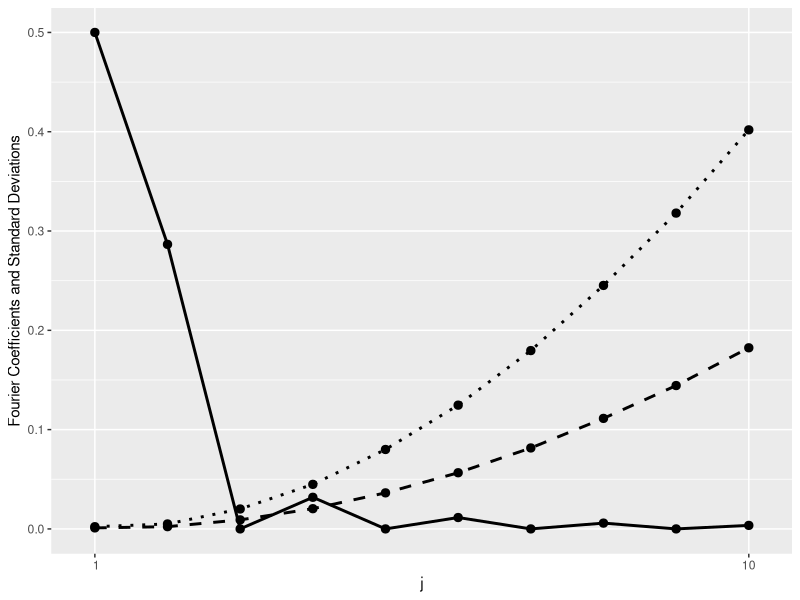

The R script that drew this image:
####################################################################
#                                                                  #
#                   The ill-posed inverse problem                  #
#                                                                  #
####################################################################

rm(list = ls())
set.seed(1)

####################################################################
############################# SETUP ################################
####################################################################

#1. Define the psy function
psi <- function(j, z) {
  psi_z <- vector(mode = "numeric", length = 0)
  if (j == 1) {
    psi_z <- matrix(1, length(z), 1)
  } else {
    for (i in (1:length(z))) {
      newval <- sqrt(2) * cos((j - 1) * pi * z[i])
      psi_z <- c(psi_z, newval)
    }
  }
  return(psi_z)
}

#2. Define the function lambda(j)
lambda <- function(j) {
  if (j == 1) {
    lambdaj <- 1
  } else {
    lambdaj <- 0.2 * ((j - 1)^(-4))
  }
  return(lambdaj)
}

#3. Define the function for Fourier coefficients g(j)
g <- function(j) {
  if (j == 1) {
    gj <- 0.5
    } else {
      gj <- sqrt(2) * (((-1)^(j - 1)) - 1) * ((pi * (j - 1))^(-2))
    }
  return(gj)
  }

#4. Define the function c(j) 
cvalue <- function(j) {
  cj <- g(j) * sqrt(lambda(j))
  return(cj)
}

#5. Generate V and W
V <- rnorm(n = 10000, mean = 0, sd = sqrt(0.01))
W <- runif(n = 10000, min = 0, max = 1)

####################################################################
######################### COMPUTATIONS #############################
####################################################################

#1. Compute all the psi(W)
for (j in (1:10)) {
  assign(paste("psi", j, sep = "_"), psi(j, W))
}

#2. Compute the 10 true values of Y
for (j in (1:10)) {
  assign(paste("Y", j, sep = "_"), V)
  for (i in (1:j)) {
    assign(paste("Y", j, sep ="_"), 
           get(paste("Y", j, sep ="_")) 
           + (cvalue(i) * get(paste("psi", i, sep = "_"))))
  }
}

#3. Compute the estimated standard errors
se_1 <- coef(summary(lm(Y_1 ~ psi_1)))[1,"Std. Error"] / sqrt(lambda(1))
se_2 <- coef(summary(lm(Y_2 ~ psi_1 + psi_2)))[2,"Std. Error"] / sqrt(lambda(2))
se_3 <- coef(summary(lm(Y_3 ~ psi_1 + psi_2 + psi_3)))[3,"Std. Error"] / sqrt(lambda(3))
se_4 <- coef(summary(lm(Y_4 ~ psi_1 + psi_2 + psi_3 + psi_4)))[4,"Std. Error"] / sqrt(lambda(4))
se_5 <- coef(summary(lm(Y_5 ~ psi_1 + psi_2 + psi_3 + psi_4 + psi_5)))[5,"Std. Error"] / sqrt(lambda(5))
se_6 <- coef(summary(lm(Y_6 ~ psi_1 + psi_2 + psi_3 + psi_4 + psi_5 + psi_6)))[6,"Std. Error"] / sqrt(lambda(6))
se_7 <- coef(summary(lm(Y_7 ~ psi_1 + psi_2 + psi_3 + psi_4 + psi_5 + psi_6 + psi_7)))[7,"Std. Error"] / sqrt(lambda(7))
se_8 <- coef(summary(lm(Y_8 ~ psi_1 + psi_2 + psi_3 + psi_4 + psi_5 + psi_6 + psi_7 + psi_8)))[8,"Std. Error"] / sqrt(lambda(8))
se_9 <- coef(summary(lm(Y_9 ~ psi_1 + psi_2 + psi_3 + psi_4 + psi_5 + psi_6 + psi_7 + psi_8 + psi_9)))[9,"Std. Error"] / sqrt(lambda(9))
se_10 <- coef(summary(lm(Y_10 ~ psi_1 + psi_2 + psi_3 + psi_4 + psi_5 + psi_6 + psi_7 + psi_8 + psi_9 + psi_10)))[10,"Std. Error"] / sqrt(lambda(10))
se <- c(se_1, se_2, se_3, se_4, se_5, se_6, se_7, se_8, se_9, se_10)

#4. Compute the 10 true coefficients
coeffs <- vector(mode = "numeric", length = 0)
for (i in (1:10)) {
  assign(paste("coeff", i, sep = "_"), abs(g(i)))
  coeffs <- c(coeffs, get(paste("coeff", i, sep = "_")))
}

#5. Add with variance of .05 rather than .01
V <- rnorm(n = 10000, mean = 0, sd = sqrt(0.05))
for (j in (1:10)) {
  assign(paste("psi", j, sep = "_"), psi(j, W))
}

for (j in (1:10)) {
  assign(paste("Y", j, sep = "_"), V)
  for (i in (1:j)) {
    assign(paste("Y", j, sep ="_"), 
           get(paste("Y", j, sep ="_")) 
           + (cvalue(i) * get(paste("psi", i, sep = "_"))))
  }
}

se_1 <- coef(summary(lm(Y_1 ~ psi_1)))[1,"Std. Error"] / sqrt(lambda(1))
se_2 <- coef(summary(lm(Y_2 ~ psi_1 + psi_2)))[2,"Std. Error"] / sqrt(lambda(2))
se_3 <- coef(summary(lm(Y_3 ~ psi_1 + psi_2 + psi_3)))[3,"Std. Error"] / sqrt(lambda(3))
se_4 <- coef(summary(lm(Y_4 ~ psi_1 + psi_2 + psi_3 + psi_4)))[4,"Std. Error"] / sqrt(lambda(4))
se_5 <- coef(summary(lm(Y_5 ~ psi_1 + psi_2 + psi_3 + psi_4 + psi_5)))[5,"Std. Error"] / sqrt(lambda(5))
se_6 <- coef(summary(lm(Y_6 ~ psi_1 + psi_2 + psi_3 + psi_4 + psi_5 + psi_6)))[6,"Std. Error"] / sqrt(lambda(6))
se_7 <- coef(summary(lm(Y_7 ~ psi_1 + psi_2 + psi_3 + psi_4 + psi_5 + psi_6 + psi_7)))[7,"Std. Error"] / sqrt(lambda(7))
se_8 <- coef(summary(lm(Y_8 ~ psi_1 + psi_2 + psi_3 + psi_4 + psi_5 + psi_6 + psi_7 + psi_8)))[8,"Std. Error"] / sqrt(lambda(8))
se_9 <- coef(summary(lm(Y_9 ~ psi_1 + psi_2 + psi_3 + psi_4 + psi_5 + psi_6 + psi_7 + psi_8 + psi_9)))[9,"Std. Error"] / sqrt(lambda(9))
se_10 <- coef(summary(lm(Y_10 ~ psi_1 + psi_2 + psi_3 + psi_4 + psi_5 + psi_6 + psi_7 + psi_8 + psi_9 + psi_10)))[10,"Std. Error"] / sqrt(lambda(10))
se2 <- c(se_1, se_2, se_3, se_4, se_5, se_6, se_7, se_8, se_9, se_10)

####################################################################
############################## PLOT ################################
####################################################################

library(ggplot2)
df <- data.frame(estimates = coeffs,
                 se = se,
                 se2 = se2,
                 xabs = c(1, 2, 3, 4, 5, 6, 7, 8, 9, 10))

ggplot(df, aes(xabs)) + 
  geom_line(aes(y = estimates), size = 1) + 
  geom_point(aes(y = estimates), size = 2.5) +
  geom_line(aes(y = se), linetype = "dashed" , size = 1) +
  geom_point(aes(y = se), size = 2.5) +
  geom_line(aes(y = se2), linetype = "dotted" , size = 1) +
  geom_point(aes(y = se2), size = 2.5) +
  scale_x_discrete(name="j", limits=c(1, 10)) +
  scale_y_continuous(name="Fourier Coefficients and Standard Deviations", limits=c(0, 0.5)) 
  # + ggtitle("The ill-posed inverse problem: an illustration")
  